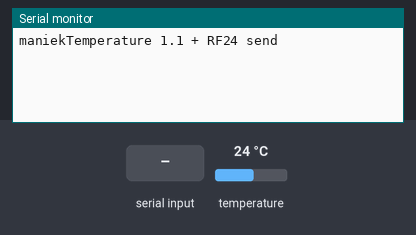
Bench run of a sketch on a simulated Arduino Uno, built with avr-gcc and run on an emulated ATmega328P. Shown: the last lines printed to the serial monitor. Inputs (shaded band) come from the test bench; at power-on: temperature 24 °C. EEPROM starts erased; no radio packets arrive unless stated.

Above: at 1.2 s.
1.3 s: "showtemp" received over Serial
At 3.7 s:
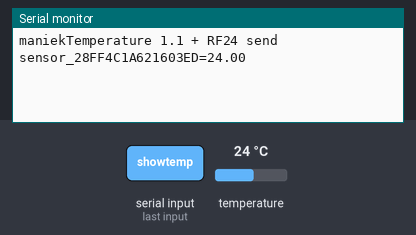
4.0 s: "showaddr" received over Serial
At 5.4 s:
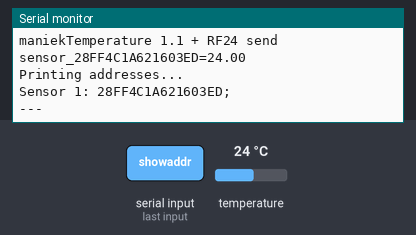
6.5 s: "help" received over Serial
At 8.8 s:
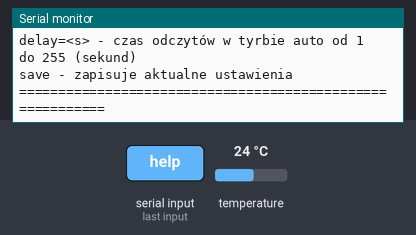
9.1 s: "save" received over Serial
At 11.3 s:
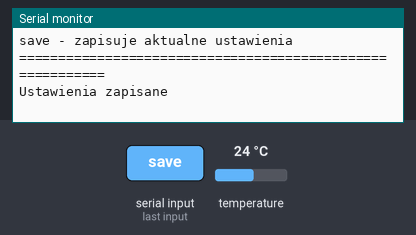
11.9 s: "delay=" received over Serial
At 13.4 s:
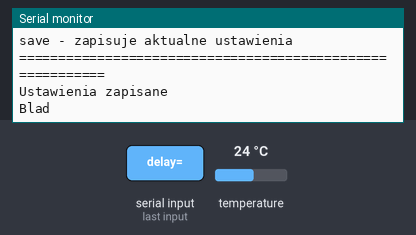

The sketch:

ds18b20_rf24.ino
```cpp
/*
   maniekTemperature
   +transmitter.

   checks temperatures and outputs info on serial port and on nRF24L01
*/

#include <OneWire.h>
#include <DallasTemperature.h>
#include <EEPROM.h>
#include "RF24.h"
#include "printf.h"

OneWire oneWire(7);                   // connected to pin 7
DallasTemperature sensors(&oneWire);  // Przekazania informacji do biblioteki
uint8_t deviceCount = 0;
uint8_t interval = 1;
boolean autoshow = true;
unsigned long previousMillis = 0;

DeviceAddress Thermometer;

const uint8_t radioAddress[6] = "manie";
RF24 radio(9, 8);

void setup(void) {
  Serial.begin(9600); //bylo: 9600
  Serial.println(F("maniekTemperature 1.1 + RF24 send"));

  if (!radio.begin()) {
    Serial.println(F("radio hardware is not responding!!"));
    // while (1) {} // hold in infinite loop
  }
  radio.setPALevel(RF24_PA_LOW);
  radio.setDataRate(RF24_250KBPS);
  radio.enableDynamicPayloads();
  radio.openWritingPipe(radioAddress);
  radio.stopListening();

  // printf_begin();
  // radio.printDetails();
  // radio.printPrettyDetails();

  sensors.begin(); //Inicjalizacja czujnikow
  autoshow = EEPROM.read(0);
  interval = EEPROM.read(1);

  if (Serial.available()) {
    PrintHelp();
  }
}


void saveSettings() {
  EEPROM.write(0, autoshow);
  EEPROM.write(1, interval);
  Serial.println(F("Ustawienia zapisane"));
}

String formatAddressAsHex(DeviceAddress deviceAddress) {
  String address = "";
  uint8_t oneByte;
  char hexChars[] = { '0', '1', '2', '3', '4', '5', '6', '7', '8', '9', 'A', 'B', 'C', 'D', 'E', 'F' };
  for (uint8_t i = 0; i < 8; i++) {
    oneByte = deviceAddress[i];
    address += hexChars[(oneByte & 0xF0) >> 4];
    address += hexChars[oneByte & 0x0F];
  }
  return address;
}


void ShowTemp() {
  String message = "";
  String tmpString = "";

  for (uint8_t deviceNumber = 0; deviceNumber < deviceCount; deviceNumber++) {
    sensors.getAddress(Thermometer, deviceNumber);
    message += "sensor_" + formatAddressAsHex(Thermometer) + "=" + (String)sensors.getTempCByIndex(deviceNumber);
    if (deviceNumber < deviceCount - 1) {
      message += ";";
    }
  }
  message += "\r\n";
  Serial.print(message);

  for (unsigned int i = 0; i < message.length(); i = i + 32) {
    char tmp[33] = { 0 }; // 32 bytes + NUL
    tmpString = message.substring(i, i + 32);
    tmpString.toCharArray(tmp, tmpString.length() + 1);
    // Serial.print('#');
    // Serial.print(tmp);
    radio.write(&tmp, tmpString.length());
  }
}


void ShowAddr() {
  Serial.println(F("Printing addresses..."));
  for (uint8_t deviceNumber = 0; deviceNumber < deviceCount; deviceNumber++) {
    Serial.print("Sensor ");
    Serial.print(deviceNumber + 1);
    Serial.print(": ");
    sensors.getAddress(Thermometer, deviceNumber);
    Serial.print(formatAddressAsHex(Thermometer));
    Serial.println(";");
  }
  Serial.println("---");
}


void PrintHelp() {
  Serial.println(F("=========================================================="));
  Serial.println(F("Pomoc dla czujnika temperatury"));
  Serial.println(F("showtemp - pokazuje temperature"));
  Serial.println(F("showaddr - pokazuje adresy czujników temp. w kolejności"));
  Serial.println(F("start - automatyczne włączenie wypisywania temperatur"));
  Serial.println(F("stop - zatrzymanie automatycznego wypisywania temperatur"));
  Serial.println(F("delay=<s> - czas odczytów w tyrbie auto od 1 do 255 (sekund)"));
  Serial.println(F("save - zapisuje aktualne ustawienia"));
  Serial.println(F("=========================================================="));
}


// main
void loop(void) {
  deviceCount = sensors.getDeviceCount();
  //Serial.print(deviceCount, DEC);
  sensors.requestTemperatures(); //Pobranie temperatury czujnika

  if (autoshow == true) {
    unsigned long currentMillis = millis();
    if (currentMillis - previousMillis >= (interval * 1000)) {
      // save the last time you blinked the LED
      previousMillis = currentMillis;
      ShowTemp();
    }
  }


  if (Serial.available() > 0) {
    String input = Serial.readString();

    if (input.indexOf("showtemp") >= 0)
      ShowTemp();

    if (input.indexOf("showaddr") >= 0)
      ShowAddr();

    if (input.indexOf("help") >= 0)
      PrintHelp();

    if (input.indexOf("save") >= 0)
      saveSettings();

    if (input.indexOf("stop") >= 0)
      autoshow = false;

    if (input.indexOf("start") >= 0)
      autoshow = true;

    if (input.indexOf("delay=") >= 0) {
      String d = input.substring(6, input.length());
      int nowydelay = d.toInt();
      if (nowydelay > 0 && nowydelay < 256) {
        interval = nowydelay;
        Serial.print(F("Ustawiono nowe opoxnienie na s:"));
        Serial.println(d);
      } else {
        Serial.println(F("Blad"));
      }
    }
  } // if (serial.available() > 0)
} // void loop()
```

Measured:
- after the input at 1.3 s, the serial monitor: prints a new line after 1.3 s (image 1)
- after the input at 4.0 s, the serial monitor: prints a new line after 1.1 s (image 2)
- after the input at 6.5 s, the serial monitor: prints a new line after 1.1 s (image 3)
- after the input at 9.1 s, the serial monitor: prints a new line after 1.4 s (image 4)
- after the input at 11.9 s, the serial monitor: prints a new line after 1.1 s (image 5)
